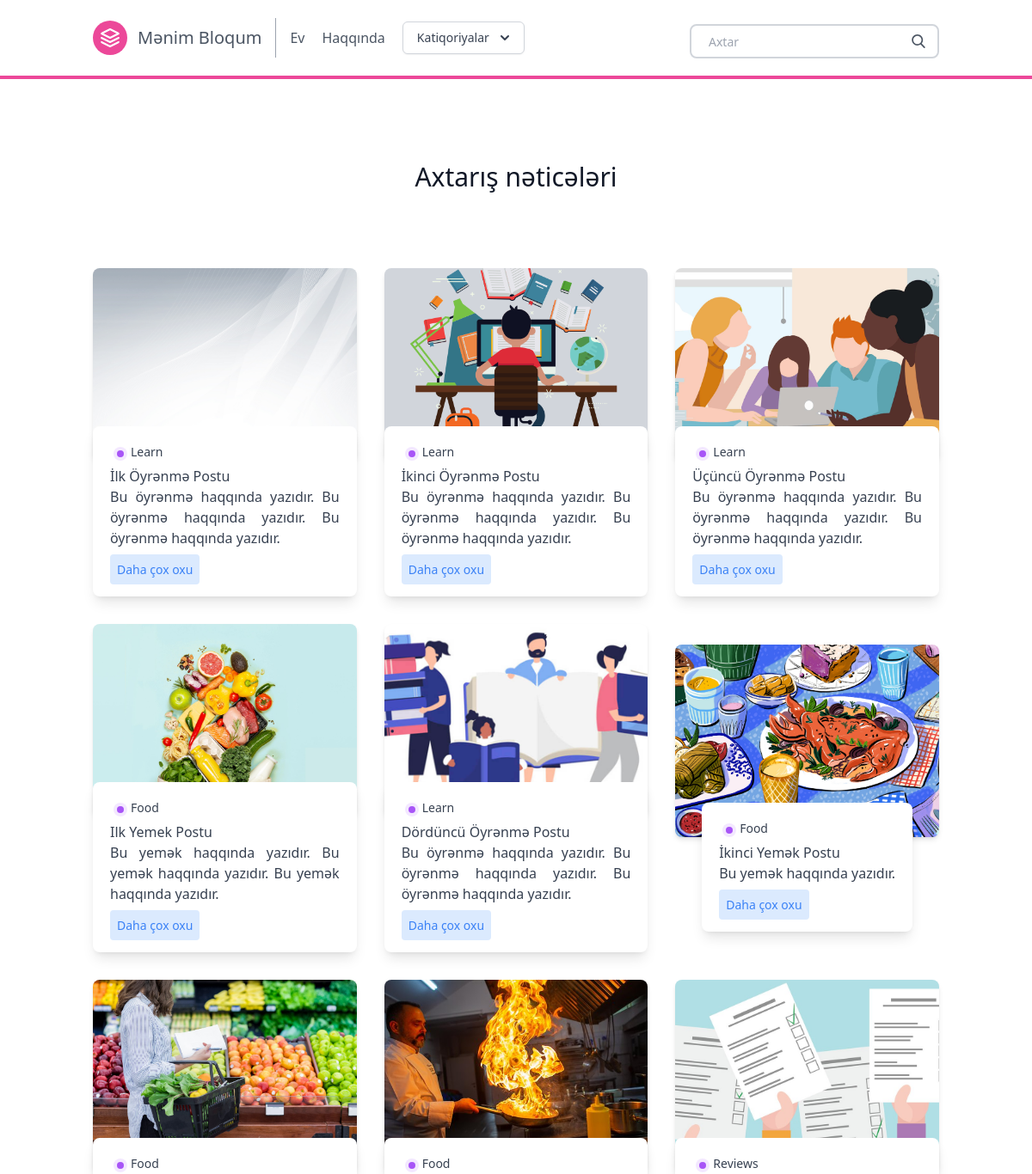
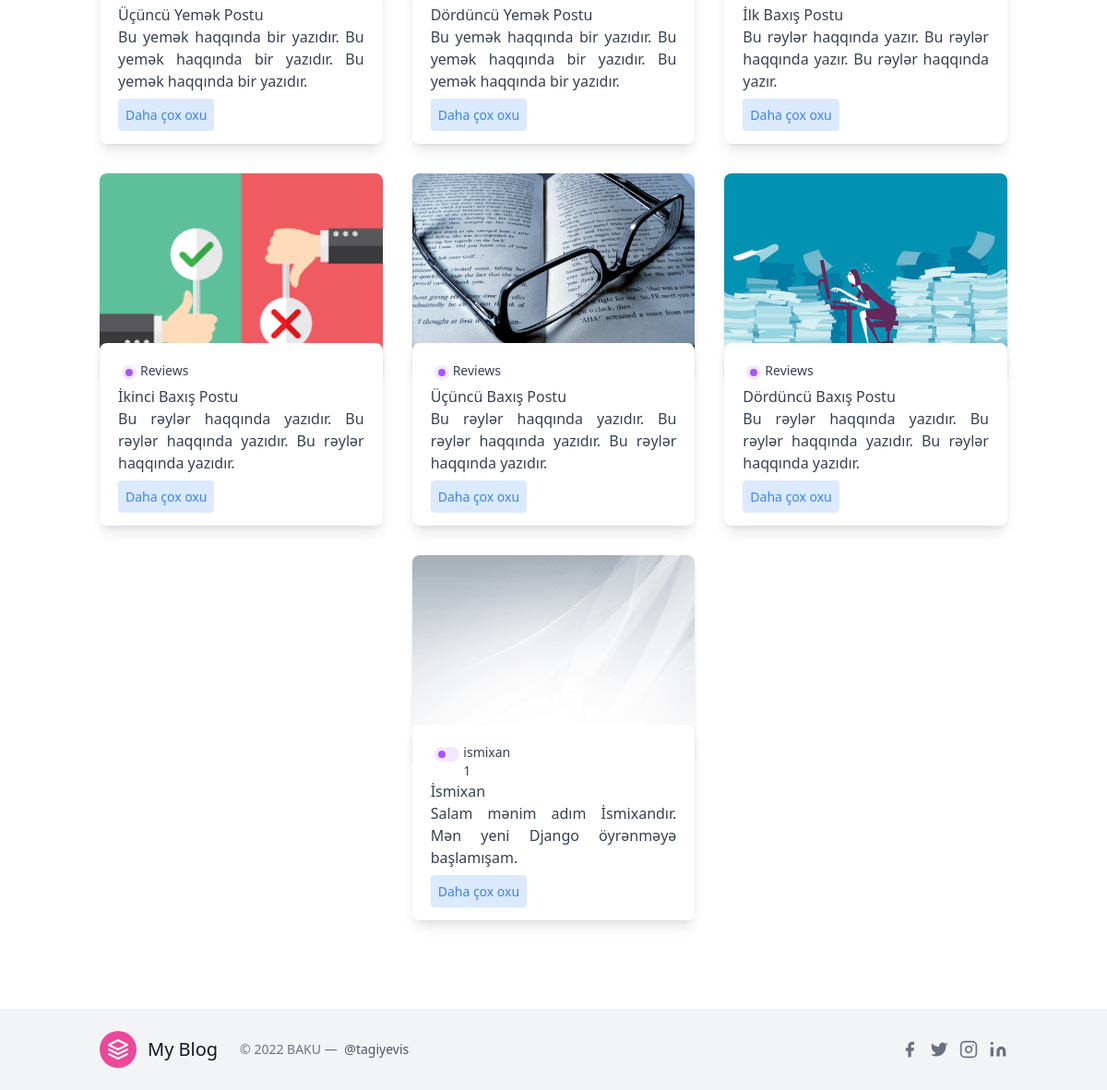
The app's page /search/ with its own data (2 pictures, top to bottom).
### posts/models.py (models this page shows, shortened)
class Post(models.Model):
    title = models.CharField(max_length=100)
    slug = models.SlugField()
    overview = models.TextField()
    timestamp = models.DateTimeField(auto_now_add=True)
    content = models.TextField()
    author = models.ForeignKey(Author, on_delete=models.CASCADE)
    thumbnail = models.ImageField()
    categories = models.ManyToManyField(Category)
    featured = models.BooleanField()
    likes = models.ManyToManyField(User, related_name= 'blog_post')

class Category(models.Model):
    title = models.CharField(max_length=20)
    subtitle = models.CharField(max_length=20)
    slug = models.SlugField()
    thumbnail = models.ImageField()

### posts/views.py (the view)
# urls.py: path('search/', search, name = 'search'),
def search(request):
    queryset = Post.objects.all()
    query = request.GET.get('q')
    if query:
        queryset = queryset.filter(
            Q(title__icontains=query) |
            Q(overview__icontains=query)
        ).distinct()
    context = {
        'object_list': queryset
    }
    return render(request, 'search_bar.html', context)

### posts/templatetags/markdown_extras.py (called while the page is built)
@register.simple_tag
def get_categories():
    return Category.objects.all()[0:3]

### templates/search_bar.html
{% extends 'base.html' %}
{% block content %}
<section class="blog text-gray-700 body-font">
    <div class="container px-5 py-24 mx-auto">
      <div class="flex flex-wrap w-full mb-20 flex-col items-center text-center">
        <h1 class="sm:text-3xl text-2xl font-medium title-font mb-2 text-gray-900">
          Axtarış nəticələri</h1>
      </div>
      <div class="flex flex-wrap sm:-m-4 -mx-4 -mb-10 -mt-4">
        {% for obj in object_list %}
        <div class="p-4 md:w-1/3 md:mb-0 mb-6 flex flex-col justify-center items-center max-w-sm mx-auto">
          <div class="bg-gray-300 h-56 w-full rounded-lg shadow-md bg-cover bg-center" style="background-image: url({{ obj.thumbnail.url }})"></div>
          <div class=" w-70 bg-white -mt-10 shadow-lg rounded-lg overflow-hidden p-5">
            <div class="header-content inline-flex ">
              <div class="category-badge flex-1  h-4 w-4 m rounded-full m-1 bg-purple-100">
                <div class="h-2 w-2 rounded-full m-1 bg-purple-500 " ></div>
              </div>
              {% for category in obj.categories.all %}
              <div class="category-title flex-1 text-sm">
                {{ category.title  }}
              </div>
              {% endfor %}
            </div>
              <div class="title-post font-medium">
              {{ obj.title }}
              </div>
              <div class="summary-post text-base text-justify">
                {{ obj.overview }}
              </div>
              <div class="mt-3">
              <a href="{% url 'post' obj.slug %}" class="bg-blue-100 text-blue-500 rounded p-2 text-sm ">
                Daha çox oxu
              </a>
            </div>
          </div>
        </div>
        {% endfor %}
      </div>
    </div>
</section>
{% endblock %}

### records on screen
Post: thumbnail (picture), title "İlk Öyrənmə Postu", overview "Bu öyrənmə haqqında yazıdır. Bu öyrənmə haqqında yazıdır. Bu öyrənmə haqqında yazıdır."
Category: title "Learn"
Post: thumbnail (picture), title "İkinci Öyrənmə Postu", overview "Bu öyrənmə haqqında yazıdır. Bu öyrənmə haqqında yazıdır. Bu öyrənmə haqqında yazıdır."
Post: thumbnail (picture), title "Üçüncü Öyrənmə Postu", overview "Bu öyrənmə haqqında yazıdır. Bu öyrənmə haqqında yazıdır. Bu öyrənmə haqqında yazıdır."
Post: thumbnail (picture), title "Ilk Yemek Postu", overview "Bu yemək haqqında yazıdır. Bu yemək haqqında yazıdır. Bu yemək haqqında yazıdır."
Category: title "Food"
Post: thumbnail (picture), title "Dördüncü Öyrənmə Postu", overview "Bu öyrənmə haqqında yazıdır. Bu öyrənmə haqqında yazıdır. Bu öyrənmə haqqında yazıdır."
Post: thumbnail (picture), title "İkinci Yemək Postu", overview "Bu yemək haqqında yazıdır."
Post: thumbnail (picture), title "Üçüncü Yemək Postu", overview "Bu yemək haqqında bir yazıdır. Bu yemək haqqında bir yazıdır. Bu yemək haqqında bir yazıdır."
Post: thumbnail (picture), title "Dördüncü Yemək Postu", overview "Bu yemək haqqında bir yazıdır. Bu yemək haqqında bir yazıdır. Bu yemək haqqında bir yazıdır."
Post: thumbnail (picture), title "İlk Baxış Postu", overview "Bu rəylər haqqında yazır. Bu rəylər haqqında yazır. Bu rəylər haqqında yazır."
Category: title "Reviews"
Post: thumbnail (picture), title "İkinci Baxış Postu", overview "Bu rəylər haqqında yazıdır. Bu rəylər haqqında yazıdır. Bu rəylər haqqında yazıdır."
Post: thumbnail (picture), title "Üçüncü Baxış Postu", overview "Bu rəylər haqqında yazıdır. Bu rəylər haqqında yazıdır. Bu rəylər haqqında yazıdır."
Post: thumbnail (picture), title "Dördüncü Baxış Postu", overview "Bu rəylər haqqında yazıdır. Bu rəylər haqqında yazıdır. Bu rəylər haqqında yazıdır."
Post: thumbnail (picture), title "İsmixan", overview "Salam mənim adım İsmixandır. Mən yeni Django öyrənməyə başlamışam."
Category: title "ismixan 1"
